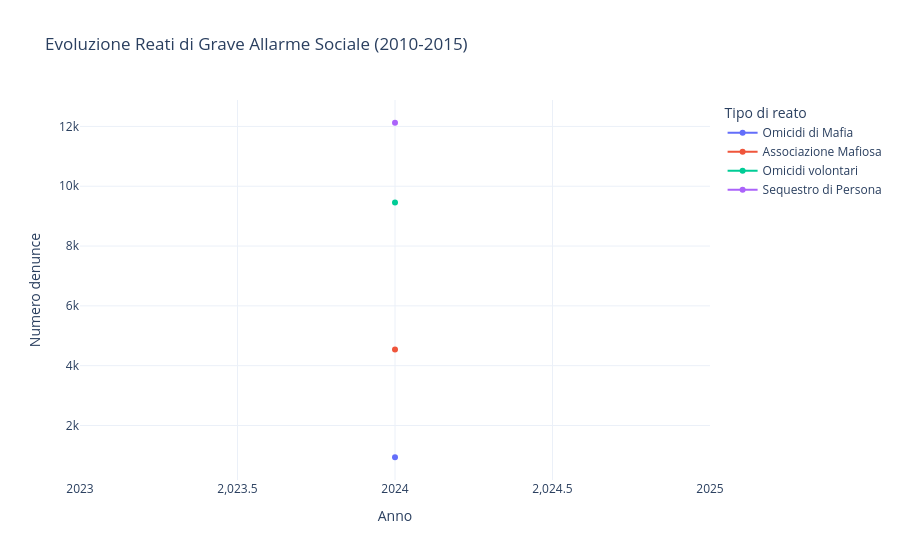

The code cell stored with this chart in its notebook:
### Code cell
# 1. Estrazione dati con doppia conversione (CAST)
# È fondamentale convertire numero_denunce in DOUBLE per poterlo sommare
df_gravi = con.execute(f"""
    SELECT 
        CAST(anno AS INTEGER) as anno, 
        codice_reato, 
        SUM(CAST(numero_denunce AS DOUBLE)) as totale
    FROM '{parquet_path}'
    WHERE codice_reato IN ('MAFIASS', 'INTENHOM', 'MAFIAHOM', 'KIDNAPP')
    GROUP BY anno, codice_reato
    ORDER BY anno
""").df()

# 2. AGGIUNGIAMO IL MAPPING
mapping_ita = {
    'INTENHOM': 'Omicidi volontari', 
    'MAFIASS': 'Associazione Mafiosa', 
    'MAFIAHOM': 'Omicidi di Mafia', 
    'KIDNAPP': 'Sequestro di Persona'
}

# Verifichiamo se abbiamo dati prima di mappare
if not df_gravi.empty:
    df_gravi['reato_it'] = df_gravi['codice_reato'].map(mapping_ita).fillna(df_gravi['codice_reato'])

    # 3. Creazione grafico
    fig_line = px.line(df_gravi, x='anno', y='totale', color='reato_it',
                      title='Evoluzione Reati di Grave Allarme Sociale (2010-2015)',
                      labels={'totale': 'Numero denunce', 'anno': 'Anno', 'reato_it': 'Tipo di reato'},
                      markers=True,
                      template='plotly_white')
    
    # Miglioriamo la visualizzazione dell'asse X
    fig_line.update_layout(xaxis_type='linear') 
    fig_line.show()
else:
    print("⚠️ Grafico vuoto: i codici specificati non sono stati trovati nell'anno selezionato.")
    print("Prova a controllare i codici presenti con: con.execute('SELECT DISTINCT codice_reato FROM ...').df()")

### Figure 1 — Plotly figure (JSON) as saved in the notebook; plotly's stock layout.template omitted (floating-point values rounded to 4 significant figures)
{"data": [{"hovertemplate": "Tipo di reato=Omicidi di Mafia<br>Anno=%{x}<br>Numero denunce=%{y}<extra></extra>", "legendgroup": "Omicidi di Mafia", "line": {"color": "#636efa", "dash": "solid"}, "marker": {"symbol": "circle"}, "mode": "lines+markers", "name": "Omicidi di Mafia", "orientation": "v", "showlegend": true, "type": "scatter", "x": [2024], "xaxis": "x", "y": [937.7], "yaxis": "y"}, {"hovertemplate": "Tipo di reato=Associazione Mafiosa<br>Anno=%{x}<br>Numero denunce=%{y}<extra></extra>", "legendgroup": "Associazione Mafiosa", "line": {"color": "#EF553B", "dash": "solid"}, "marker": {"symbol": "circle"}, "mode": "lines+markers", "name": "Associazione Mafiosa", "orientation": "v", "showlegend": true, "type": "scatter", "x": [2024], "xaxis": "x", "y": [4542.0], "yaxis": "y"}, {"hovertemplate": "Tipo di reato=Omicidi volontari<br>Anno=%{x}<br>Numero denunce=%{y}<extra></extra>", "legendgroup": "Omicidi volontari", "line": {"color": "#00cc96", "dash": "solid"}, "marker": {"symbol": "circle"}, "mode": "lines+markers", "name": "Omicidi volontari", "orientation": "v", "showlegend": true, "type": "scatter", "x": [2024], "xaxis": "x", "y": [9452.0], "yaxis": "y"}, {"hovertemplate": "Tipo di reato=Sequestro di Persona<br>Anno=%{x}<br>Numero denunce=%{y}<extra></extra>", "legendgroup": "Sequestro di Persona", "line": {"color": "#ab63fa", "dash": "solid"}, "marker": {"symbol": "circle"}, "mode": "lines+markers", "name": "Sequestro di Persona", "orientation": "v", "showlegend": true, "type": "scatter", "x": [2024], "xaxis": "x", "y": [12120.0], "yaxis": "y"}], "layout": {"legend": {"title": {"text": "Tipo di reato"}, "tracegroupgap": 0}, "title": {"text": "Evoluzione Reati di Grave Allarme Sociale (2010-2015)"}, "xaxis": {"anchor": "y", "domain": [0, 1], "title": {"text": "Anno"}, "type": "linear"}, "yaxis": {"anchor": "x", "domain": [0, 1], "title": {"text": "Numero denunce"}}}}
